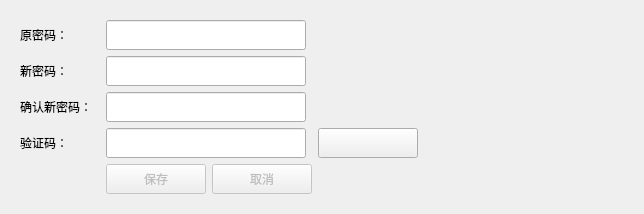
        <widget class="QWidget" name="pwdAd">
         <property name="styleSheet">
          <string notr="true">QWidget#pwdAd{
	border-image: url(:/usermanagement/images/cherry_tree.png);
}</string>
         </property>
         <attribute name="title">
          <string>密码管理</string>
         </attribute>
         <layout class="QHBoxLayout" name="horizontalLayout_2" stretch="7,3">
          <item>
           <widget class="QWidget" name="widget_5" native="true">
            <layout class="QGridLayout" name="gridLayout_2">
             <item row="0" column="0">
              <widget class="QLabel" name="pwd_labe">
               <property name="minimumSize">
                <size>
                 <width>80</width>
                 <height>30</height>
                </size>
               </property>
               <property name="maximumSize">
                <size>
                 <width>80</width>
                 <height>30</height>
                </size>
               </property>
               <property name="styleSheet">
                <string notr="true">QLabel{
	font: 12pt &quot;微软雅黑&quot;;
}</string>
               </property>
               <property name="text">
                <string>原密码：</string>
               </property>
              </widget>
             </item>
             <item row="0" column="1" colspan="2">
              <widget class="QLineEdit" name="pwd_lineEdit">
               <property name="minimumSize">
                <size>
                 <width>200</width>
                 <height>30</height>
                </size>
               </property>
               <property name="maximumSize">
                <size>
                 <width>200</width>
                 <height>30</height>
                </size>
               </property>
               <property name="styleSheet">
                <string notr="true">QLineEdit{
	font: 12pt &quot;微软雅黑&quot;;
}</string>
               </property>
               <property name="clearButtonEnabled">
                <bool>true</bool>
               </property>
              </widget>
             </item>
             <item row="0" column="3">
              <widget class="QPushButton" name="pwd_show_btn">
               <property name="minimumSize">
                <size>
                 <width>20</width>
                 <height>20</height>
                </size>
               </property>
               <property name="maximumSize">
                <size>
                 <width>20</width>
                 <height>20</height>
                </size>
               </property>
               <property name="styleSheet">
                <string notr="true">border:none;</string>
               </property>
               <property name="text">
                <string/>
               </property>
              </widget>
             </item>
             <item row="0" column="4" colspan="2">
              <widget class="QLabel" name="pwd_error_label">
               <property name="minimumSize">
                <size>
                 <width>200</width>
                 <height>20</height>
                </size>
               </property>
               <property name="maximumSize">
                <size>
                 <width>200</width>
                 <height>20</height>
                </size>
               </property>
               <property name="text">
                <string/>
               </property>
              </widget>
             </item>
             <item row="1" column="0">
              <widget class="QLabel" name="newpwd_label">
               <property name="minimumSize">
                <size>
                 <width>80</width>
                 <height>30</height>
                </size>
               </property>
               <property name="maximumSize">
                <size>
                 <width>80</width>
                 <height>30</height>
                </size>
               </property>
               <property name="styleSheet">
                <string notr="true">QLabel{
	font: 12pt &quot;微软雅黑&quot;;
}</string>
               </property>
               <property name="text">
                <string>新密码：</string>
               </property>
              </widget>
             </item>
             <item row="1" column="1" colspan="2">
              <widget class="QLineEdit" name="newpwd_lineEdit">
               <property name="minimumSize">
                <size>
                 <width>200</width>
                 <height>30</height>
                </size>
               </property>
               <property name="maximumSize">
                <size>
                 <width>200</width>
                 <height>30</height>
                </size>
               </property>
               <property name="styleSheet">
                <string notr="true">QLineEdit{
	font: 12pt &quot;微软雅黑&quot;;
}</string>
               </property>
               <property name="echoMode">
                <enum>QLineEdit::Password</enum>
               </property>
               <property name="clearButtonEnabled">
                <bool>true</bool>
               </property>
              </widget>
             </item>
             <item row="1" column="3">
              <widget class="QPushButton" name="newpwd_show_btn">
               <property name="minimumSize">
                <size>
                 <width>20</width>
                 <height>20</height>
                </size>
               </property>
               <property name="maximumSize">
                <size>
                 <width>20</width>
                 <height>20</height>
                </size>
               </property>
               <property name="styleSheet">
                <string notr="true">border:none;</string>
               </property>
               <property name="text">
                <string/>
               </property>
              </widget>
             </item>
             <item row="1" column="4" colspan="2">
              <widget class="QLabel" name="newpwd_error_label">
               <property name="minimumSize">
                <size>
                 <width>200</width>
                 <height>20</height>
                </size>
               </property>
               <property name="maximumSize">
                <size>
                 <width>200</width>
                 <height>20</height>
                </size>
               </property>
               <property name="text">
                <string/>
               </property>
              </widget>
             </item>
             <item row="2" column="0">
              <widget class="QLabel" name="confirm_label">
               <property name="minimumSize">
                <size>
                 <width>80</width>
                 <height>30</height>
                </size>
               </property>
               <property name="maximumSize">
                <size>
                 <width>80</width>
                 <height>30</height>
                </size>
               </property>
               <property name="styleSheet">
                <string notr="true">QLabel{
	font: 12pt &quot;微软雅黑&quot;;
}</string>
               </property>
               <property name="text">
                <string>确认新密码：</string>
               </property>
              </widget>
             </item>
             <item row="2" column="1" colspan="2">
              <widget class="QLineEdit" name="confirm_lineEdit">
               <property name="minimumSize">
                <size>
                 <width>200</width>
                 <height>30</height>
                </size>
               </property>
               <property name="maximumSize">
                <size>
                 <width>200</width>
                 <height>30</height>
                </size>
               </property>
               <property name="styleSheet">
                <string notr="true">QLineEdit{
	font: 12pt &quot;微软雅黑&quot;;
}</string>
               </property>
               <property name="echoMode">
                <enum>QLineEdit::Password</enum>
               </property>
               <property name="clearButtonEnabled">
                <bool>true</bool>
               </property>
              </widget>
             </item>
             <item row="2" column="3">
              <widget class="QPushButton" name="confirm_show_btn">
               <property name="minimumSize">
                <size>
                 <width>20</width>
                 <height>20</height>
                </size>
               </property>
               <property name="maximumSize">
                <size>
                 <width>20</width>
                 <height>20</height>
                </size>
               </property>
               <property name="styleSheet">
                <string notr="true">border:none;</string>
               </property>
               <property name="text">
                <string/>
               </property>
              </widget>
             </item>
             <item row="2" column="4" colspan="2">
              <widget class="QLabel" name="confirm_error_label">
               <property name="minimumSize">
                <size>
                 <width>200</width>
                 <height>20</height>
                </size>
               </property>
               <property name="maximumSize">
                <size>
                 <width>200</width>
                 <height>20</height>
                </size>
               </property>
               <property name="text">
                <string/>
               </property>
              </widget>
             </item>
             <item row="3" column="0">
              <widget class="QLabel" name="code_label">
               <property name="minimumSize">
                <size>
                 <width>80</width>
                 <height>30</height>
                </size>
               </property>
               <property name="maximumSize">
                <size>
                 <width>80</width>
                 <height>30</height>
                </size>
               </property>
               <property name="styleSheet">
                <string notr="true">QLabel{
	font: 12pt &quot;微软雅黑&quot;;
}</string>
               </property>
               <property name="text">
                <string>验证码：</string>
               </property>
              </widget>
             </item>
             <item row="3" column="1" colspan="2">
              <widget class="QLineEdit" name="code_lineEdit">
               <property name="minimumSize">
                <size>
                 <width>200</width>
                 <height>30</height>
                </size>
               </property>
               <property name="maximumSize">
                <size>
                 <width>200</width>
                 <height>30</height>
                </size>
               </property>
               <property name="styleSheet">
                <string notr="true">QLineEdit{
	font: 12pt &quot;微软雅黑&quot;;
}</string>
               </property>
               <property name="clearButtonEnabled">
                <bool>true</bool>
               </property>
              </widget>
             </item>
             <item row="3" column="3" colspan="2">
              <widget class="QPushButton" name="code_btn">
               <property name="minimumSize">
                <size>
                 <width>100</width>
                 <height>30</height>
                </size>
               </property>
               <property name="maximumSize">
                <size>
                 <width>100</width>
                 <height>30</height>
                </size>
               </property>
               <property name="styleSheet">
                <string notr="true"/>
               </property>
               <property name="text">
                <string/>
               </property>
              </widget>
             </item>
             <item row="3" column="5">
              <spacer name="horizontalSpacer">
               <property name="orientation">
                <enum>Qt::Horizontal</enum>
               </property>
               <property name="sizeHint" stdset="0">
                <size>
                 <width>191</width>
                 <height>20</height>
                </size>
               </property>
              </spacer>
             </item>
             <item row="4" column="1">
              <widget class="QPushButton" name="changeIfo_btn">
               <property name="enabled">
                <bool>false</bool>
               </property>
               <property name="minimumSize">
                <size>
                 <width>100</width>
                 <height>30</height>
                </size>
               </property>
               <property name="maximumSize">
                <size>
                 <width>100</width>
                 <height>30</height>
                </size>
               </property>
               <property name="styleSheet">
                <string notr="true">QPushButton{
	font: 12pt &quot;微软雅黑&quot;;
}</string>
               </property>
               <property name="text">
                <string>保存</string>
               </property>
              </widget>
             </item>
             <item row="4" column="2">
              <widget class="QPushButton" name="cancel_btn_2">
               <property name="enabled">
                <bool>false</bool>
               </property>
               <property name="minimumSize">
                <size>
                 <width>100</width>
                 <height>30</height>
                </size>
               </property>
               <property name="maximumSize">
                <size>
                 <width>100</width>
                 <height>30</height>
                </size>
               </property>
               <property name="styleSheet">
                <string notr="true">QPushButton{
	font: 12pt &quot;微软雅黑&quot;;
}</string>
               </property>
               <property name="text">
                <string>取消</string>
               </property>
              </widget>
             </item>
            </layout>
           </widget>
          </item>
          <item>
           <widget class="QWidget" name="widget_6" native="true"/>
          </item>
         </layout>
        </widget>
